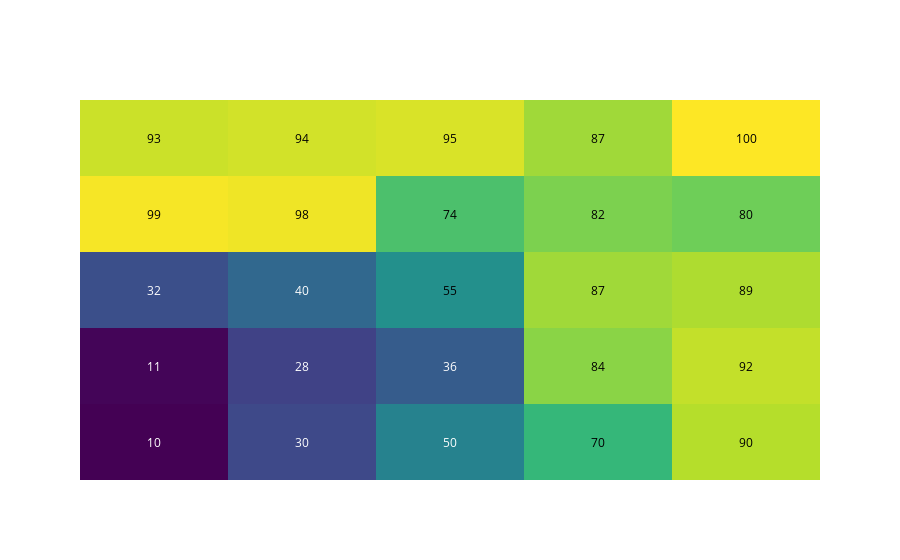

This figure's notebook cell:
### Code cell
z = [[10, 30, 50, 70, 90],
     [11, 28, 36, 84, 92],
     [32, 40, 55, 87, 89],
     [99, 98, 74, 82, 80],
     [93, 94, 95, 87, 100]]

fig = ff.create_annotated_heatmap(z, colorscale='Viridis')
fig.show()

### Figure 1 — Plotly figure (JSON) as saved in the notebook; plotly's stock layout.template omitted (floating-point values rounded to 4 significant figures)
{"data": [{"colorscale": [[0, "#440154"], [0.1111, "#482878"], [0.2222, "#3e4989"], [0.3333, "#31688e"], [0.4444, "#26828e"], [0.5556, "#1f9e89"], [0.6667, "#35b779"], [0.7778, "#6ece58"], [0.8889, "#b5de2b"], [1, "#fde725"]], "reversescale": false, "showscale": false, "type": "heatmap", "z": [[10, 30, 50, 70, 90], [11, 28, 36, 84, 92], [32, 40, 55, 87, 89], [99, 98, 74, 82, 80], [93, 94, 95, 87, 100]]}], "layout": {"annotations": [{"font": {"color": "#FFFFFF"}, "showarrow": false, "text": "10", "x": 0, "xref": "x", "y": 0, "yref": "y"}, {"font": {"color": "#FFFFFF"}, "showarrow": false, "text": "30", "x": 1, "xref": "x", "y": 0, "yref": "y"}, {"font": {"color": "#FFFFFF"}, "showarrow": false, "text": "50", "x": 2, "xref": "x", "y": 0, "yref": "y"}, {"font": {"color": "#000000"}, "showarrow": false, "text": "70", "x": 3, "xref": "x", "y": 0, "yref": "y"}, {"font": {"color": "#000000"}, "showarrow": false, "text": "90", "x": 4, "xref": "x", "y": 0, "yref": "y"}, {"font": {"color": "#FFFFFF"}, "showarrow": false, "text": "11", "x": 0, "xref": "x", "y": 1, "yref": "y"}, {"font": {"color": "#FFFFFF"}, "showarrow": false, "text": "28", "x": 1, "xref": "x", "y": 1, "yref": "y"}, {"font": {"color": "#FFFFFF"}, "showarrow": false, "text": "36", "x": 2, "xref": "x", "y": 1, "yref": "y"}, {"font": {"color": "#000000"}, "showarrow": false, "text": "84", "x": 3, "xref": "x", "y": 1, "yref": "y"}, {"font": {"color": "#000000"}, "showarrow": false, "text": "92", "x": 4, "xref": "x", "y": 1, "yref": "y"}, {"font": {"color": "#FFFFFF"}, "showarrow": false, "text": "32", "x": 0, "xref": "x", "y": 2, "yref": "y"}, {"font": {"color": "#FFFFFF"}, "showarrow": false, "text": "40", "x": 1, "xref": "x", "y": 2, "yref": "y"}, {"font": {"color": "#000000"}, "showarrow": false, "text": "55", "x": 2, "xref": "x", "y": 2, "yref": "y"}, {"font": {"color": "#000000"}, "showarrow": false, "text": "87", "x": 3, "xref": "x", "y": 2, "yref": "y"}, {"font": {"color": "#000000"}, "showarrow": false, "text": "89", "x": 4, "xref": "x", "y": 2, "yref": "y"}, {"font": {"color": "#000000"}, "showarrow": false, "text": "99", "x": 0, "xref": "x", "y": 3, "yref": "y"}, {"font": {"color": "#000000"}, "showarrow": false, "text": "98", "x": 1, "xref": "x", "y": 3, "yref": "y"}, {"font": {"color": "#000000"}, "showarrow": false, "text": "74", "x": 2, "xref": "x", "y": 3, "yref": "y"}, {"font": {"color": "#000000"}, "showarrow": false, "text": "82", "x": 3, "xref": "x", "y": 3, "yref": "y"}, {"font": {"color": "#000000"}, "showarrow": false, "text": "80", "x": 4, "xref": "x", "y": 3, "yref": "y"}, {"font": {"color": "#000000"}, "showarrow": false, "text": "93", "x": 0, "xref": "x", "y": 4, "yref": "y"}, {"font": {"color": "#000000"}, "showarrow": false, "text": "94", "x": 1, "xref": "x", "y": 4, "yref": "y"}, {"font": {"color": "#000000"}, "showarrow": false, "text": "95", "x": 2, "xref": "x", "y": 4, "yref": "y"}, {"font": {"color": "#000000"}, "showarrow": false, "text": "87", "x": 3, "xref": "x", "y": 4, "yref": "y"}, {"font": {"color": "#000000"}, "showarrow": false, "text": "100", "x": 4, "xref": "x", "y": 4, "yref": "y"}], "xaxis": {"gridcolor": "rgb(0, 0, 0)", "showticklabels": false, "side": "top", "ticks": ""}, "yaxis": {"showticklabels": false, "ticks": "", "ticksuffix": "  "}}}
